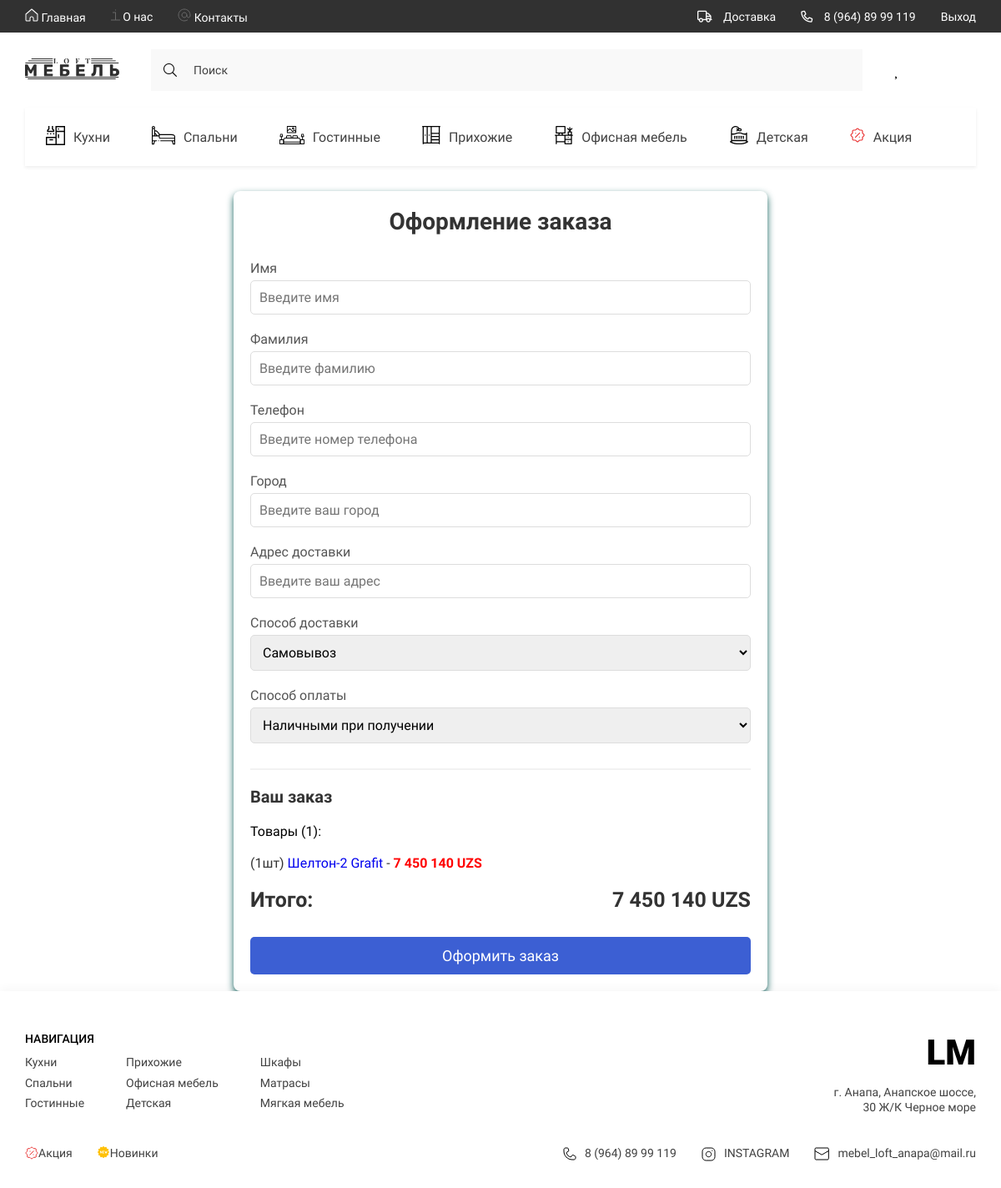
The app's page /orders/checkout/ (signed in) with its own data.
### goods/models.py (models this page shows, shortened)
class Category(models.Model):
    title = models.CharField(max_length=150, verbose_name='Название категории')
    parent = models.ForeignKey('self', on_delete=models.CASCADE, related_name='subcategories', blank=True, null=True)
    slug = models.SlugField(unique=True)
    image = models.FileField(upload_to='icons/categories/', verbose_name='Иконка категории', blank=True, null=True)
    def get_absolute_url(self):
        return reverse("goods:catalog", kwargs={"category_slug": self.slug})
    class Meta:
        verbose_name = 'Категорию'
        verbose_name_plural = 'Категории'

class Product(models.Model):
    title = models.CharField(max_length=150, verbose_name='Название товара')
    slug = models.SlugField(unique=True)
    category = models.ForeignKey(Category, on_delete=models.CASCADE, verbose_name='Категория товара')
    description = models.TextField(verbose_name='Описание товара')
    price = models.DecimalField(default=0.00, max_digits=10, decimal_places=0, verbose_name='Цена товара')
    discount = models.DecimalField(default=0.00, max_digits=4, decimal_places=2, verbose_name='Скидка на товар')
    quantity = models.PositiveIntegerField(default=0, verbose_name='Товара в наличии')
    size = models.CharField(max_length=130, verbose_name='Размер товара')
    color_name_ru = models.CharField(default='Белый', verbose_name='Цвет товара ru', max_length=150)
    color_name_en = models.CharField(default='White', verbose_name='Цвет товара en', max_length=150)
    color_code = models.CharField(default='#FFFFFF', verbose_name='Код цвета товара', max_length=10)
    rating = models.DecimalField(default=0.0, max_digits=2, decimal_places=1, verbose_name='Рейтинг товара')
    def get_absolute_url(self):
        return reverse("goods:product", kwargs={"product_slug": self.slug})
    class Meta:
        verbose_name = 'Товар'
        verbose_name_plural = 'Товары'
        ordering = ('-id',)

### users/models.py (models this page shows)
class User(AbstractUser):
    phone_number = models.CharField(max_length=30, blank=True, null=True, verbose_name='Номер телефона')
    city = models.CharField(max_length=150, blank=True, null=True, verbose_name='Город')
    street = models.CharField(max_length=150, blank=True, null=True, verbose_name='Улица')
    house_or_block = models.CharField(max_length=150, blank=True, null=True, verbose_name='Дом/Корпус')
    home_or_flat = models.CharField(max_length=150, blank=True, null=True, verbose_name='Квартира')
    class Meta:
        verbose_name = 'Пользователя'
        verbose_name_plural = 'Пользователи'

### carts/models.py (models this page shows, shortened)
class Cart(models.Model):
    user = models.ForeignKey(User, on_delete=models.CASCADE, blank=True, null=True, verbose_name='Пользователь', related_name='carts')
    session_key = models.CharField(max_length=255, blank=True, null=True)
    product = models.ForeignKey(Product, on_delete=models.CASCADE)
    quantity = models.PositiveIntegerField(default=0, verbose_name='Количество')
    created_timestamp = models.DateTimeField(auto_now_add=True, verbose_name='Дата добавления')
    objects = CartQuery.as_manager()
    @property
    def products_price(self):
        return round(self.product.price - self.product.price*self.product.discount/100) * self.quantity
    class Meta:
        verbose_name = 'Корзина'
        verbose_name_plural = 'Корзины'

### orders/views.py (the view, shortened to what this page needs)
# urls.py: path('checkout/', checkout, name='checkout'),
def checkout(request):
    if request.method == 'GET':
        form = OrderForm()
    context = {
        'user_carts': request.user.carts.all(),
        'form': form
    }
    return render(request, 'orders/checkout.html', context)

### orders/templates/orders/checkout.html (shortened to what this page needs)
{% extends "base.html" %}
{% load loft_tags %}
{% block content %}
<div style="max-width: 1200px; margin: 0 auto; background-color: #fff; padding: 20px; border-radius: 8px; box-shadow: 0 4px 8px rgb(24, 100, 96);">
    <h1 style="font-size: 28px; color: #333; text-align: center; margin-bottom: 30px;">Оформление заказа</h1>
    <form method="POST" style="width: 600px;">
        <div style="margin-bottom: 20px;">
            <label for="id_first_name" style="font-size: 16px; color: #555; margin-bottom: 5px; display: block;">Имя</label>
            <input type="first_name" id="id_first_name" name="first_name" placeholder="Введите имя"
                style="width: 100%; padding: 10px; font-size: 16px; border: 1px solid #ddd; border-radius: 5px; box-sizing: border-box;">
        </div>
        <div style="margin-bottom: 20px;">
            <label for="id_last_name" style="font-size: 16px; color: #555; margin-bottom: 5px; display: block;">Фамилия</label>
            <input type="last_name" id="id_last_name" name="last_name" placeholder="Введите фамилию" required
                style="width: 100%; padding: 10px; font-size: 16px; border: 1px solid #ddd; border-radius: 5px; box-sizing: border-box;">
        </div>
        <div style="margin-bottom: 20px;">
            <label for="id_phone_number" style="font-size: 16px; color: #555; margin-bottom: 5px; display: block;">Телефон</label>
            <input type="phone_number" id="id_phone_number" name="phone_number" placeholder="Введите номер телефона" required
                style="width: 100%; padding: 10px; font-size: 16px; border: 1px solid #ddd; border-radius: 5px; box-sizing: border-box;">
        </div>
        <div style="margin-bottom: 20px;">
            <label for="id_city" style="font-size: 16px; color: #555; margin-bottom: 5px; display: block;">Город</label>
            <input type="text" id="id_city" name="city" placeholder="Введите ваш город" required
                style="width: 100%; padding: 10px; font-size: 16px; border: 1px solid #ddd; border-radius: 5px; box-sizing: border-box;">
        </div>
        <div style="margin-bottom: 20px;">
            <label for="id_delivery_address" style="font-size: 16px; color: #555; margin-bottom: 5px; display: block;">Адрес доставки</label>
            <input type="text" id="id_delivery_address" name="delivery_address" placeholder="Введите ваш адрес" required
                style="width: 100%; padding: 10px; font-size: 16px; border: 1px solid #ddd; border-radius: 5px; box-sizing: border-box;">
        </div>
        <div style="margin-bottom: 20px;">
            <label for="id_requires_delivery" style="font-size: 16px; color: #555; margin-bottom: 5px; display: block;">Способ доставки</label>
            <select id="id_requires_delivery" name="requires_delivery" required
                style="width: 100%; padding: 10px; font-size: 16px; border: 1px solid #ddd; border-radius: 5px; box-sizing: border-box;">
                <option value="No">Самовывоз</option>
            </select>
        </div>
        <div style="margin-bottom: 20px;">
            <label for="id_payment_method" style="font-size: 16px; color: #555; margin-bottom: 5px; display: block;">Способ оплаты</label>
            <select id="id_payment_method" name="payment_method" required
                style="width: 100%; padding: 10px; font-size: 16px; border: 1px solid #ddd; border-radius: 5px; box-sizing: border-box;">
                <option value="cash">Наличными при получении</option>
            </select>
        </div>
        <div style="margin-top: 30px; border-top: 2px solid #f2f2f2; padding-top: 20px;">
            <h2 style="font-size: 20px; color: #333; margin-bottom: 20px;">Ваш заказ</h2>
            Товары ({{ user_carts.count }}):
            <br>
            <br>
            <ul style="list-style: none; padding: 0; margin: 0;">
                {% for cart_product in user_carts %}
                <li style="font-size: 16px; color: #333; margin-bottom: 10px;">({{ cart_product.quantity }}шт) <a href="{{ cart_product.product.get_absolute_url     }}">{{ cart_product.product.title }} {{ cart_product.product.color_name_en }}</a> - <span style="font-weight: bold; color: red;">
                  {% get_normal_price cart_product.products_price %} UZS</span></li>
                {% endfor %}
            </ul>
            <div style="font-size: 25px; font-weight: bold; color: #333; display: flex; justify-content: space-between; margin-top: 20px;">
                <span>Итого:</span>
                <span>{% get_normal_price user_carts.total_price %} UZS</span>
            </div>
        </div>
        <button type="submit" style="width: 100%; padding: 12px; background-color:rgb(60, 95, 211); color: #fff; font-size: 18px; border: none; border-radius: 5px; cursor: pointer; margin-top: 30px;">
            Оформить заказ
        </button>
    </form>
</div>
{% endblock content %}

### templates/base.html (shortened to what this page needs)
{% load static %}
{% load loft_tags %}
{% load fav_tags %}
<!DOCTYPE html>
<html lang="ru">
<head>
    {% include 'components_base/_styles.html' %}
</head>
<body>
    <nav class="nav">
        <div class="container _nav">
            <div class="nav__content">
                <ul class="nav__list">
                    <li>
                        <a href="{% url "home:index" %}" class="nav__list-links">
                            <img src={% static "base/assets/icons/home.svg" %} alt="home">
                            Главная
                        </a>
                    </li>
                    <li>
                        <a href="{% url "home:about" %}" class="nav__list-links">
                            <img src={% static "base/assets/icons/aboute.svg" %} alt="aboute">
                            О нас
                        </a>
                    </li>
                    <li>
                        <a href="{% url "home:contact" %}" class="nav__list-links">
                            <img src={% static "base/assets/icons/contacts.svg" %} alt="contacts">
                            Контакты
                        </a>
                    </li>
                </ul>
                <ul class="nav__contacts">
                    <li>
                        <a href="{% url 'home:about' %}" class="nav__contacts-links">
                           <i class="far fa-truck"></i>
                           Доставка
                       </a>
                   </li>
                    <li>
                        <a href="tel:89648999119" class="nav__contacts-links">
                            <i class="far fa-phone-alt"></i>
                            8 (964) 89 99 119
                        </a>
                    </li>
                    {% if not request.user.is_authenticated %}
                    <a href="{% url "users:login" %}" class="nav__contacts-links">
                        Войти
                        </a>
                   {% else %}
                   <a href="{% url "users:logout" %}" class="nav__contacts-links">
                    Выход
                    </a>
                   {% endif %}
                </ul>
            </div>
        </div>
    </nav>
    <div class="wrapper">
        <header class="header">
            <div class="container">
                <div class="header__content">
                    <div class="header__bar">
                        <a href="{% url "home:index" %}" class="logo">
                            <img src={% static 'base/assets/icons/LOGO.svg' %} alt="logo">
                        </a>
                        <form class="header__search" action="{% url 'goods:search' %}" method="get">
                            <i class="fal fa-search"></i>
                            <input type="search" class="header__search-txt" placeholder="Поиск" name="q">
                        </form>
                        <ul class="header__list">
                            <li>
                               <a href="{% url "favourites:favourites" %}" class="header__list-item
                            {% if 'favourites' in request.path %}active{% endif %}" id="_heart" >
                                </a>
                            </li>
                            <li>
                                <a href="{% url 'carts:cart' %}" class="header__list-item" id="_bag">
                                </a>
                            </li>
                            <li>
                                <a href="{% url 'users:profile' %}" class="header__list-item" id="_profile">
                                </a>
                            </li>
                        </ul>
                    </div>
                    <ul class="header__list _categories">
                        {% get_categories as categories %}
                        {% for category in categories|slice:":7" %}
                        <li>
                            <a href={{ category.get_absolute_url }} class="header__list-links">
                                <span class="header__list-img">
                                    {% if category.image %}
                                    <img src="{{ category.image.url }}" alt="icons">
                                    {% endif %}
                                </span>
                                {{ category.title }}
                            </a>
                        </li>
                        {% endfor %}
                    </ul>
                </div>
            </div>
        </header>
        {% block content %}
        {% endblock content %}
        {% include "layout/_footer.html" %}
    </div>
</body>
</html>

### templates/layout/_footer.html
{% load static %}
{% load loft_tags %}
<footer class="footer">
    <div class="container">
        <div class="footer__content">
            <div class="footer__navigate">
                <div class="footer__navigate-part">
                    <h2 class="footer__navigate-title">НАВИГАЦИЯ</h2>
                    <div class="footer__navigate-lists">
                        <ul class="footer__navigate-list">
                            {% for category in categories|slice:":3" %}
                            <li><a href="{{ category.get_absolute_url }}" class="footer__navigate-links">{{ category.title }}</a></li>
                            {% endfor %}
                        </ul>
                        <ul class="footer__navigate-list">
                            {% for category in categories|slice:"3:6" %}
                            <li><a href="{{ category.get_absolute_url }}" class="footer__navigate-links">{{ category.title }}</a></li>
                            {% endfor %}
                        </ul>
                        <ul class="footer__navigate-list">
                            {% for category in categories|slice:"8:11" %}
                            <li><a href="{{ category.get_absolute_url }}" class="footer__navigate-links">{{ category.title }}</a></li>
                            {% endfor %}
                        </ul>
                    </div>
                </div>
                <div class="footer__navigate-part _right">
                    <a href="{% url "home:index" %}" class="footer__logo">LM</a>
                    <p class="footer__adress">г. Анапа, Анапское шоссе, 30 Ж/К Черное море</p>
                </div>
            </div>
            <div class="footer__social">
                <ul class="footer__navigate-list _short">
                    {% for category in categories|slice:"6:8" %}
                    <img src={{ category.image.url }} alt="icons"><li><a href="{{ category.get_absolute_url }}" class="footer__navigate-links">{{ category.title }}</a></li>
                    {% endfor %}
                </ul>
                <ul class="footer__social-list">
                    <li>
                        <a href="tel:89648999119" class="footer__social-links">
                            <img src={% static 'base/assets/icons/phone.svg' %} alt="phone">
                            8 (964) 89 99 119
                        </a>
                    </li>
                    <li>
                        <a href="https://www.instagram.com/" target="_blank" class="footer__social-links">
                            <img src={% static 'base/assets/icons/inst.svg' %} alt="insta">
                            INSTAGRAM
                        </a>
                    </li>
                    <li>
                        <a href="mailto:mebel_loft_anapa@mail.ru" target="_blank" class="footer__social-links">
                            <img src={% static 'base/assets/icons/mail.svg' %} alt="mail">
                            mebel_loft_anapa@mail.ru
                        </a>
                    </li>
                </ul>
            </div>
        </div>
    </div>
</footer>

### records on screen
Category: image (picture), title "Кухни"
Category: image (picture), title "Спальни"
Category: image (picture), title "Гостинные"
Category: image (picture), title "Прихожие"
Category: image (picture), title "Офисная мебель"
Category: image (picture), title "Детская"
Category: image (picture), title "Акция"
User: count "1"
Cart: quantity "1", product "Шелтон-2", product.color_name_en "Grafit", product+quantity "7 450 140"
Category: title "Шкафы"
Category: title "Матрасы"
Category: title "Мягкая мебель"
Category: image (picture), title "Новинки"
